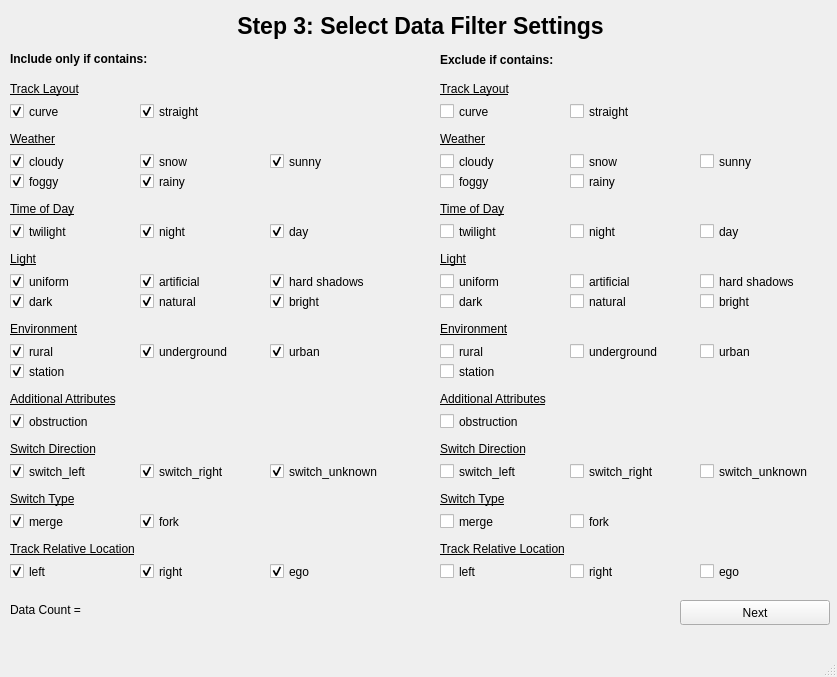
<?xml version="1.0" encoding="UTF-8"?>
<ui version="4.0">
 <class>MainWindow</class>
 <widget class="QMainWindow" name="MainWindow">
  <property name="geometry">
   <rect>
    <x>0</x>
    <y>0</y>
    <width>837</width>
    <height>677</height>
   </rect>
  </property>
  <property name="windowTitle">
   <string>Filter Settings Window</string>
  </property>
  <widget class="QWidget" name="centralwidget">
   <widget class="QLabel" name="label_Step_3">
    <property name="geometry">
     <rect>
      <x>10</x>
      <y>10</y>
      <width>821</width>
      <height>31</height>
     </rect>
    </property>
    <property name="font">
     <font>
      <pointsize>17</pointsize>
      <weight>75</weight>
      <bold>true</bold>
      <underline>false</underline>
      <stylestrategy>PreferAntialias</stylestrategy>
     </font>
    </property>
    <property name="text">
     <string>Step 3: Select Data Filter Settings</string>
    </property>
    <property name="alignment">
     <set>Qt::AlignCenter</set>
    </property>
   </widget>
   <widget class="QPushButton" name="pushButton_Next">
    <property name="geometry">
     <rect>
      <x>680</x>
      <y>600</y>
      <width>150</width>
      <height>25</height>
     </rect>
    </property>
    <property name="text">
     <string>Next</string>
    </property>
   </widget>
   <widget class="QLabel" name="label_title_2">
    <property name="geometry">
     <rect>
      <x>10</x>
      <y>50</y>
      <width>311</width>
      <height>17</height>
     </rect>
    </property>
    <property name="font">
     <font>
      <weight>75</weight>
      <bold>true</bold>
     </font>
    </property>
    <property name="text">
     <string>Include only if contains:</string>
    </property>
    <property name="textFormat">
     <enum>Qt::AutoText</enum>
    </property>
   </widget>
   <widget class="QCheckBox" name="checkBox_curve">
    <property name="enabled">
     <bool>true</bool>
    </property>
    <property name="geometry">
     <rect>
      <x>10</x>
      <y>100</y>
      <width>120</width>
      <height>23</height>
     </rect>
    </property>
    <property name="text">
     <string>curve</string>
    </property>
    <property name="checked">
     <bool>true</bool>
    </property>
   </widget>
   <widget class="QCheckBox" name="checkBox_straight">
    <property name="geometry">
     <rect>
      <x>140</x>
      <y>100</y>
      <width>120</width>
      <height>23</height>
     </rect>
    </property>
    <property name="text">
     <string>straight</string>
    </property>
    <property name="checked">
     <bool>true</bool>
    </property>
   </widget>
   <widget class="QLabel" name="label">
    <property name="geometry">
     <rect>
      <x>10</x>
      <y>80</y>
      <width>120</width>
      <height>17</height>
     </rect>
    </property>
    <property name="font">
     <font>
      <underline>true</underline>
     </font>
    </property>
    <property name="text">
     <string>Track Layout</string>
    </property>
   </widget>
   <widget class="QLabel" name="label_2">
    <property name="geometry">
     <rect>
      <x>10</x>
      <y>130</y>
      <width>120</width>
      <height>17</height>
     </rect>
    </property>
    <property name="font">
     <font>
      <underline>true</underline>
     </font>
    </property>
    <property name="text">
     <string>Weather</string>
    </property>
   </widget>
   <widget class="QCheckBox" name="checkBox_sunny">
    <property name="geometry">
     <rect>
      <x>270</x>
      <y>150</y>
      <width>120</width>
      <height>23</height>
     </rect>
    </property>
    <property name="text">
     <string>sunny</string>
    </property>
    <property name="checked">
     <bool>true</bool>
    </property>
   </widget>
   <widget class="QCheckBox" name="checkBox_cloudy">
    <property name="geometry">
     <rect>
      <x>10</x>
      <y>150</y>
      <width>120</width>
      <height>23</height>
     </rect>
    </property>
    <property name="text">
     <string>cloudy</string>
    </property>
    <property name="checked">
     <bool>true</bool>
    </property>
   </widget>
   <widget class="QCheckBox" name="checkBox_rainy">
    <property name="geometry">
     <rect>
      <x>140</x>
      <y>170</y>
      <width>120</width>
      <height>23</height>
     </rect>
    </property>
    <property name="text">
     <string>rainy</string>
    </property>
    <property name="checked">
     <bool>true</bool>
    </property>
   </widget>
   <widget class="QCheckBox" name="checkBox_snow">
    <property name="geometry">
     <rect>
      <x>140</x>
      <y>150</y>
      <width>120</width>
      <height>23</height>
     </rect>
    </property>
    <property name="text">
     <string>snow</string>
    </property>
    <property name="checked">
     <bool>true</bool>
    </property>
   </widget>
   <widget class="QCheckBox" name="checkBox_foggy">
    <property name="geometry">
     <rect>
      <x>10</x>
      <y>170</y>
      <width>120</width>
      <height>23</height>
     </rect>
    </property>
    <property name="text">
     <string>foggy</string>
    </property>
    <property name="checked">
     <bool>true</bool>
    </property>
   </widget>
   <widget class="QLabel" name="label_3">
    <property name="geometry">
     <rect>
      <x>10</x>
      <y>200</y>
      <width>120</width>
      <height>17</height>
     </rect>
    </property>
    <property name="font">
     <font>
      <underline>true</underline>
     </font>
    </property>
    <property name="text">
     <string>Time of Day</string>
    </property>
   </widget>
   <widget class="QCheckBox" name="checkBox_twilight">
    <property name="geometry">
     <rect>
      <x>10</x>
      <y>220</y>
      <width>120</width>
      <height>23</height>
     </rect>
    </property>
    <property name="text">
     <string>twilight</string>
    </property>
    <property name="checked">
     <bool>true</bool>
    </property>
   </widget>
   <widget class="QCheckBox" name="checkBox_night">
    <property name="geometry">
     <rect>
      <x>140</x>
      <y>220</y>
      <width>120</width>
      <height>23</height>
     </rect>
    </property>
    <property name="text">
     <string>night</string>
    </property>
    <property name="checked">
     <bool>true</bool>
    </property>
   </widget>
   <widget class="QCheckBox" name="checkBox_day">
    <property name="geometry">
     <rect>
      <x>270</x>
      <y>220</y>
      <width>120</width>
      <height>23</height>
     </rect>
    </property>
    <property name="text">
     <string>day</string>
    </property>
    <property name="checked">
     <bool>true</bool>
    </property>
   </widget>
   <widget class="QLabel" name="label_4">
    <property name="geometry">
     <rect>
      <x>10</x>
      <y>250</y>
      <width>120</width>
      <height>17</height>
     </rect>
    </property>
    <property name="font">
     <font>
      <underline>true</underline>
     </font>
    </property>
    <property name="text">
     <string>Light</string>
    </property>
   </widget>
   <widget class="QCheckBox" name="checkBox_uniform">
    <property name="geometry">
     <rect>
      <x>10</x>
      <y>270</y>
      <width>120</width>
      <height>23</height>
     </rect>
    </property>
    <property name="text">
     <string>uniform</string>
    </property>
    <property name="checked">
     <bool>true</bool>
    </property>
   </widget>
   <widget class="QCheckBox" name="checkBox_bright">
    <property name="geometry">
     <rect>
      <x>270</x>
      <y>290</y>
      <width>120</width>
      <height>23</height>
     </rect>
    </property>
    <property name="text">
     <string>bright</string>
    </property>
    <property name="checked">
     <bool>true</bool>
    </property>
   </widget>
   <widget class="QCheckBox" name="checkBox_dark">
    <property name="geometry">
     <rect>
      <x>10</x>
      <y>290</y>
      <width>120</width>
      <height>23</height>
     </rect>
    </property>
    <property name="text">
     <string>dark</string>
    </property>
    <property name="checked">
     <bool>true</bool>
    </property>
   </widget>
   <widget class="QCheckBox" name="checkBox_artificial">
    <property name="geometry">
     <rect>
      <x>140</x>
      <y>270</y>
      <width>120</width>
      <height>23</height>
     </rect>
    </property>
    <property name="text">
     <string>artificial</string>
    </property>
    <property name="checked">
     <bool>true</bool>
    </property>
   </widget>
   <widget class="QCheckBox" name="checkBox_hard_shadows">
    <property name="geometry">
     <rect>
      <x>270</x>
      <y>270</y>
      <width>120</width>
      <height>23</height>
     </rect>
    </property>
    <property name="text">
     <string>hard shadows</string>
    </property>
    <property name="checked">
     <bool>true</bool>
    </property>
   </widget>
   <widget class="QCheckBox" name="checkBox_natural">
    <property name="geometry">
     <rect>
      <x>140</x>
      <y>290</y>
      <width>120</width>
      <height>23</height>
     </rect>
    </property>
    <property name="text">
     <string>natural</string>
    </property>
    <property name="checked">
     <bool>true</bool>
    </property>
   </widget>
   <widget class="QLabel" name="label_5">
    <property name="geometry">
     <rect>
      <x>10</x>
      <y>320</y>
      <width>120</width>
      <height>17</height>
     </rect>
    </property>
    <property name="font">
     <font>
      <underline>true</underline>
     </font>
    </property>
    <property name="text">
     <string>Environment</string>
    </property>
   </widget>
   <widget class="QCheckBox" name="checkBox_rural">
    <property name="geometry">
     <rect>
      <x>10</x>
      <y>340</y>
      <width>120</width>
      <height>23</height>
     </rect>
    </property>
    <property name="text">
     <string>rural</string>
    </property>
    <property name="checked">
     <bool>true</bool>
    </property>
   </widget>
   <widget class="QCheckBox" name="checkBox_station">
    <property name="geometry">
     <rect>
      <x>10</x>
      <y>360</y>
      <width>120</width>
      <height>23</height>
     </rect>
    </property>
    <property name="text">
     <string>station</string>
    </property>
    <property name="checked">
     <bool>true</bool>
    </property>
   </widget>
   <widget class="QCheckBox" name="checkBox_urban">
    <property name="geometry">
     <rect>
      <x>270</x>
      <y>340</y>
      <width>120</width>
      <height>23</height>
     </rect>
    </property>
    <property name="text">
     <string>urban</string>
    </property>
    <property name="checked">
     <bool>true</bool>
    </property>
   </widget>
   <widget class="QCheckBox" name="checkBox_underground">
    <property name="geometry">
     <rect>
      <x>140</x>
      <y>340</y>
      <width>120</width>
      <height>23</height>
     </rect>
    </property>
    <property name="text">
     <string>underground</string>
    </property>
    <property name="checked">
     <bool>true</bool>
    </property>
   </widget>
   <widget class="QLabel" name="label_6">
    <property name="geometry">
     <rect>
      <x>10</x>
      <y>390</y>
      <width>161</width>
      <height>17</height>
     </rect>
    </property>
    <property name="font">
     <font>
      <underline>true</underline>
     </font>
    </property>
    <property name="text">
     <string>Additional Attributes</string>
    </property>
   </widget>
   <widget class="QCheckBox" name="checkBox_obstruction">
    <property name="geometry">
     <rect>
      <x>10</x>
      <y>410</y>
      <width>120</width>
      <height>23</height>
     </rect>
    </property>
    <property name="text">
     <string>obstruction</string>
    </property>
    <property name="checked">
     <bool>true</bool>
    </property>
   </widget>
   <widget class="QLabel" name="label_title_3">
    <property name="geometry">
     <rect>
      <x>440</x>
      <y>50</y>
      <width>241</width>
      <height>20</height>
     </rect>
    </property>
    <property name="font">
     <font>
      <weight>75</weight>
      <bold>true</bold>
     </font>
    </property>
    <property name="text">
     <string>Exclude if contains:</string>
    </property>
    <property name="textFormat">
     <enum>Qt::AutoText</enum>
    </property>
   </widget>
   <widget class="QLabel" name="label_DataCount">
    <property name="geometry">
     <rect>
      <x>10</x>
      <y>600</y>
      <width>441</width>
      <height>20</height>
     </rect>
    </property>
    <property name="text">
     <string>Data Count = </string>
    </property>
   </widget>
   <widget class="QCheckBox" name="checkBox_switch_unknown">
    <property name="geometry">
     <rect>
      <x>270</x>
      <y>460</y>
      <width>141</width>
      <height>23</height>
     </rect>
    </property>
    <property name="text">
     <string>switch_unknown</string>
    </property>
    <property name="checked">
     <bool>true</bool>
    </property>
   </widget>
   <widget class="QLabel" name="label_13">
    <property name="geometry">
     <rect>
      <x>10</x>
      <y>440</y>
      <width>120</width>
      <height>17</height>
     </rect>
    </property>
    <property name="font">
     <font>
      <underline>true</underline>
     </font>
    </property>
    <property name="text">
     <string>Switch Direction</string>
    </property>
   </widget>
   <widget class="QCheckBox" name="checkBox_switch_left">
    <property name="geometry">
     <rect>
      <x>10</x>
      <y>460</y>
      <width>120</width>
      <height>23</height>
     </rect>
    </property>
    <property name="text">
     <string>switch_left</string>
    </property>
    <property name="checked">
     <bool>true</bool>
    </property>
   </widget>
   <widget class="QCheckBox" name="checkBox_switch_right">
    <property name="geometry">
     <rect>
      <x>140</x>
      <y>460</y>
      <width>120</width>
      <height>23</height>
     </rect>
    </property>
    <property name="text">
     <string>switch_right</string>
    </property>
    <property name="checked">
     <bool>true</bool>
    </property>
   </widget>
   <widget class="QCheckBox" name="checkBox_fork">
    <property name="geometry">
     <rect>
      <x>140</x>
      <y>510</y>
      <width>120</width>
      <height>23</height>
     </rect>
    </property>
    <property name="text">
     <string>fork</string>
    </property>
    <property name="checked">
     <bool>true</bool>
    </property>
   </widget>
   <widget class="QLabel" name="label_14">
    <property name="geometry">
     <rect>
      <x>10</x>
      <y>490</y>
      <width>120</width>
      <height>17</height>
     </rect>
    </property>
    <property name="font">
     <font>
      <underline>true</underline>
     </font>
    </property>
    <property name="text">
     <string>Switch Type</string>
    </property>
   </widget>
   <widget class="QCheckBox" name="checkBox_merge">
    <property name="geometry">
     <rect>
      <x>10</x>
      <y>510</y>
      <width>120</width>
      <height>23</height>
     </rect>
    </property>
    <property name="text">
     <string>merge</string>
    </property>
    <property name="checked">
     <bool>true</bool>
    </property>
   </widget>
   <widget class="QCheckBox" name="checkBox_right">
    <property name="geometry">
     <rect>
      <x>140</x>
      <y>560</y>
      <width>120</width>
      <height>23</height>
     </rect>
    </property>
    <property name="text">
     <string>right</string>
    </property>
    <property name="checked">
     <bool>true</bool>
    </property>
   </widget>
   <widget class="QLabel" name="label_15">
    <property name="geometry">
     <rect>
      <x>10</x>
      <y>540</y>
      <width>231</width>
      <height>17</height>
     </rect>
    </property>
    <property name="font">
     <font>
      <underline>true</underline>
     </font>
    </property>
    <property name="text">
     <string>Track Relative Location</string>
    </property>
   </widget>
   <widget class="QCheckBox" name="checkBox_ego">
    <property name="geometry">
     <rect>
      <x>270</x>
      <y>560</y>
      <width>141</width>
      <height>23</height>
     </rect>
    </property>
    <property name="text">
     <string>ego</string>
    </property>
    <property name="checked">
     <bool>true</bool>
    </property>
   </widget>
   <widget class="QCheckBox" name="checkBox_left">
    <property name="geometry">
     <rect>
      <x>10</x>
      <y>560</y>
      <width>120</width>
      <height>23</height>
     </rect>
    </property>
    <property name="text">
     <string>left</string>
    </property>
    <property name="checked">
     <bool>true</bool>
    </property>
   </widget>
   <widget class="QCheckBox" name="checkBox_left_2">
    <property name="geometry">
     <rect>
      <x>440</x>
      <y>560</y>
      <width>120</width>
      <height>23</height>
     </rect>
    </property>
    <property name="text">
     <string>left</string>
    </property>
    <property name="checked">
     <bool>false</bool>
    </property>
   </widget>
   <widget class="QCheckBox" name="checkBox_bright_2">
    <property name="geometry">
     <rect>
      <x>700</x>
      <y>290</y>
      <width>120</width>
      <height>23</height>
     </rect>
    </property>
    <property name="text">
     <string>bright</string>
    </property>
    <property name="checked">
     <bool>false</bool>
    </property>
   </widget>
   <widget class="QCheckBox" name="checkBox_urban_2">
    <property name="geometry">
     <rect>
      <x>700</x>
      <y>340</y>
      <width>120</width>
      <height>23</height>
     </rect>
    </property>
    <property name="text">
     <string>urban</string>
    </property>
    <property name="checked">
     <bool>false</bool>
    </property>
   </widget>
   <widget class="QCheckBox" name="checkBox_twilight_2">
    <property name="geometry">
     <rect>
      <x>440</x>
      <y>220</y>
      <width>120</width>
      <height>23</height>
     </rect>
    </property>
    <property name="text">
     <string>twilight</string>
    </property>
    <property name="checked">
     <bool>false</bool>
    </property>
   </widget>
   <widget class="QCheckBox" name="checkBox_uniform_2">
    <property name="geometry">
     <rect>
      <x>440</x>
      <y>270</y>
      <width>120</width>
      <height>23</height>
     </rect>
    </property>
    <property name="text">
     <string>uniform</string>
    </property>
    <property name="checked">
     <bool>false</bool>
    </property>
   </widget>
   <widget class="QLabel" name="label_7">
    <property name="geometry">
     <rect>
      <x>440</x>
      <y>200</y>
      <width>120</width>
      <height>17</height>
     </rect>
    </property>
    <property name="font">
     <font>
      <underline>true</underline>
     </font>
    </property>
    <property name="text">
     <string>Time of Day</string>
    </property>
   </widget>
   <widget class="QCheckBox" name="checkBox_underground_2">
    <property name="geometry">
     <rect>
      <x>570</x>
      <y>340</y>
      <width>120</width>
      <height>23</height>
     </rect>
    </property>
    <property name="text">
     <string>underground</string>
    </property>
    <property name="checked">
     <bool>false</bool>
    </property>
   </widget>
   <widget class="QCheckBox" name="checkBox_obstruction_2">
    <property name="geometry">
     <rect>
      <x>440</x>
      <y>410</y>
      <width>120</width>
      <height>23</height>
     </rect>
    </property>
    <property name="text">
     <string>obstruction</string>
    </property>
    <property name="checked">
     <bool>false</bool>
    </property>
   </widget>
   <widget class="QCheckBox" name="checkBox_straight_2">
    <property name="geometry">
     <rect>
      <x>570</x>
      <y>100</y>
      <width>120</width>
      <height>23</height>
     </rect>
    </property>
    <property name="text">
     <string>straight</string>
    </property>
    <property name="checked">
     <bool>false</bool>
    </property>
   </widget>
   <widget class="QCheckBox" name="checkBox_curve_2">
    <property name="enabled">
     <bool>true</bool>
    </property>
    <property name="geometry">
     <rect>
      <x>440</x>
      <y>100</y>
      <width>120</width>
      <height>23</height>
     </rect>
    </property>
    <property name="text">
     <string>curve</string>
    </property>
    <property name="checked">
     <bool>false</bool>
    </property>
   </widget>
   <widget class="QCheckBox" name="checkBox_cloudy_2">
    <property name="geometry">
     <rect>
      <x>440</x>
      <y>150</y>
      <width>120</width>
      <height>23</height>
     </rect>
    </property>
    <property name="text">
     <string>cloudy</string>
    </property>
    <property name="checked">
     <bool>false</bool>
    </property>
   </widget>
   <widget class="QLabel" name="label_8">
    <property name="geometry">
     <rect>
      <x>440</x>
      <y>390</y>
      <width>161</width>
      <height>17</height>
     </rect>
    </property>
    <property name="font">
     <font>
      <underline>true</underline>
     </font>
    </property>
    <property name="text">
     <string>Additional Attributes</string>
    </property>
   </widget>
   <widget class="QCheckBox" name="checkBox_sunny_2">
    <property name="geometry">
     <rect>
      <x>700</x>
      <y>150</y>
      <width>120</width>
      <height>23</height>
     </rect>
    </property>
    <property name="text">
     <string>sunny</string>
    </property>
    <property name="checked">
     <bool>false</bool>
    </property>
   </widget>
   <widget class="QLabel" name="label_16">
    <property name="geometry">
     <rect>
      <x>440</x>
      <y>490</y>
      <width>120</width>
      <height>17</height>
     </rect>
    </property>
    <property name="font">
     <font>
      <underline>true</underline>
     </font>
    </property>
    <property name="text">
     <string>Switch Type</string>
    </property>
   </widget>
   <widget class="QLabel" name="label_9">
    <property name="geometry">
     <rect>
      <x>440</x>
      <y>250</y>
      <width>120</width>
      <height>17</height>
     </rect>
    </property>
    <property name="font">
     <font>
      <underline>true</underline>
     </font>
    </property>
    <property name="text">
     <string>Light</string>
    </property>
   </widget>
   <widget class="QCheckBox" name="checkBox_hard_shadows_2">
    <property name="geometry">
     <rect>
      <x>700</x>
      <y>270</y>
      <width>120</width>
      <height>23</height>
     </rect>
    </property>
    <property name="text">
     <string>hard shadows</string>
    </property>
    <property name="checked">
     <bool>false</bool>
    </property>
   </widget>
   <widget class="QCheckBox" name="checkBox_foggy_2">
    <property name="geometry">
     <rect>
      <x>440</x>
      <y>170</y>
      <width>120</width>
      <height>23</height>
     </rect>
    </property>
    <property name="text">
     <string>foggy</string>
    </property>
    <property name="checked">
     <bool>false</bool>
    </property>
   </widget>
   <widget class="QCheckBox" name="checkBox_fork_2">
    <property name="geometry">
     <rect>
      <x>570</x>
      <y>510</y>
      <width>120</width>
      <height>23</height>
     </rect>
    </property>
    <property name="text">
     <string>fork</string>
    </property>
    <property name="checked">
     <bool>false</bool>
    </property>
   </widget>
   <widget class="QCheckBox" name="checkBox_dark_2">
    <property name="geometry">
     <rect>
      <x>440</x>
      <y>290</y>
      <width>120</width>
      <height>23</height>
     </rect>
    </property>
    <property name="text">
     <string>dark</string>
    </property>
    <property name="checked">
     <bool>false</bool>
    </property>
   </widget>
   <widget class="QCheckBox" name="checkBox_switch_left_2">
    <property name="geometry">
     <rect>
      <x>440</x>
      <y>460</y>
      <width>120</width>
      <height>23</height>
     </rect>
    </property>
    <property name="text">
     <string>switch_left</string>
    </property>
    <property name="checked">
     <bool>false</bool>
    </property>
   </widget>
   <widget class="QCheckBox" name="checkBox_station_2">
    <property name="geometry">
     <rect>
      <x>440</x>
      <y>360</y>
      <width>120</width>
      <height>23</height>
     </rect>
    </property>
    <property name="text">
     <string>station</string>
    </property>
    <property name="checked">
     <bool>false</bool>
    </property>
   </widget>
   <widget class="QCheckBox" name="checkBox_switch_unknown_2">
    <property name="geometry">
     <rect>
      <x>700</x>
      <y>460</y>
      <width>141</width>
      <height>23</height>
     </rect>
    </property>
    <property name="text">
     <string>switch_unknown</string>
    </property>
    <property name="checked">
     <bool>false</bool>
    </property>
   </widget>
   <widget class="QLabel" name="label_10">
    <property name="geometry">
     <rect>
      <x>440</x>
      <y>80</y>
      <width>120</width>
      <height>17</height>
     </rect>
    </property>
    <property name="font">
     <font>
      <underline>true</underline>
     </font>
    </property>
    <property name="text">
     <string>Track Layout</string>
    </property>
   </widget>
   <widget class="QCheckBox" name="checkBox_switch_right_2">
    <property name="geometry">
     <rect>
      <x>570</x>
      <y>460</y>
      <width>120</width>
      <height>23</height>
     </rect>
    </property>
    <property name="text">
     <string>switch_right</string>
    </property>
    <property name="checked">
     <bool>false</bool>
    </property>
   </widget>
   <widget class="QLabel" name="label_17">
    <property name="geometry">
     <rect>
      <x>440</x>
      <y>440</y>
      <width>120</width>
      <height>17</height>
     </rect>
    </property>
    <property name="font">
     <font>
      <underline>true</underline>
     </font>
    </property>
    <property name="text">
     <string>Switch Direction</string>
    </property>
   </widget>
   <widget class="QLabel" name="label_18">
    <property name="geometry">
     <rect>
      <x>440</x>
      <y>540</y>
      <width>231</width>
      <height>17</height>
     </rect>
    </property>
    <property name="font">
     <font>
      <underline>true</underline>
     </font>
    </property>
    <property name="text">
     <string>Track Relative Location</string>
    </property>
   </widget>
   <widget class="QCheckBox" name="checkBox_natural_2">
    <property name="geometry">
     <rect>
      <x>570</x>
      <y>290</y>
      <width>120</width>
      <height>23</height>
     </rect>
    </property>
    <property name="text">
     <string>natural</string>
    </property>
    <property name="checked">
     <bool>false</bool>
    </property>
   </widget>
   <widget class="QCheckBox" name="checkBox_merge_2">
    <property name="geometry">
     <rect>
      <x>440</x>
      <y>510</y>
      <width>120</width>
      <height>23</height>
     </rect>
    </property>
    <property name="text">
     <string>merge</string>
    </property>
    <property name="checked">
     <bool>false</bool>
    </property>
   </widget>
   <widget class="QCheckBox" name="checkBox_night_2">
    <property name="geometry">
     <rect>
      <x>570</x>
      <y>220</y>
      <width>120</width>
      <height>23</height>
     </rect>
    </property>
    <property name="text">
     <string>night</string>
    </property>
    <property name="checked">
     <bool>false</bool>
    </property>
   </widget>
   <widget class="QCheckBox" name="checkBox_snow_2">
    <property name="geometry">
     <rect>
      <x>570</x>
      <y>150</y>
      <width>120</width>
      <height>23</height>
     </rect>
    </property>
    <property name="text">
     <string>snow</string>
    </property>
    <property name="checked">
     <bool>false</bool>
    </property>
   </widget>
   <widget class="QCheckBox" name="checkBox_ego_2">
    <property name="geometry">
     <rect>
      <x>700</x>
      <y>560</y>
      <width>141</width>
      <height>23</height>
     </rect>
    </property>
    <property name="text">
     <string>ego</string>
    </property>
    <property name="checked">
     <bool>false</bool>
    </property>
   </widget>
   <widget class="QCheckBox" name="checkBox_day_2">
    <property name="geometry">
     <rect>
      <x>700</x>
      <y>220</y>
      <width>120</width>
      <height>23</height>
     </rect>
    </property>
    <property name="text">
     <string>day</string>
    </property>
    <property name="checked">
     <bool>false</bool>
    </property>
   </widget>
   <widget class="QCheckBox" name="checkBox_rural_2">
    <property name="geometry">
     <rect>
      <x>440</x>
      <y>340</y>
      <width>120</width>
      <height>23</height>
     </rect>
    </property>
    <property name="text">
     <string>rural</string>
    </property>
    <property name="checked">
     <bool>false</bool>
    </property>
   </widget>
   <widget class="QLabel" name="label_11">
    <property name="geometry">
     <rect>
      <x>440</x>
      <y>130</y>
      <width>120</width>
      <height>17</height>
     </rect>
    </property>
    <property name="font">
     <font>
      <underline>true</underline>
     </font>
    </property>
    <property name="text">
     <string>Weather</string>
    </property>
   </widget>
   <widget class="QCheckBox" name="checkBox_artificial_2">
    <property name="geometry">
     <rect>
      <x>570</x>
      <y>270</y>
      <width>120</width>
      <height>23</height>
     </rect>
    </property>
    <property name="text">
     <string>artificial</string>
    </property>
    <property name="checked">
     <bool>false</bool>
    </property>
   </widget>
   <widget class="QCheckBox" name="checkBox_right_2">
    <property name="geometry">
     <rect>
      <x>570</x>
      <y>560</y>
      <width>120</width>
      <height>23</height>
     </rect>
    </property>
    <property name="text">
     <string>right</string>
    </property>
    <property name="checked">
     <bool>false</bool>
    </property>
   </widget>
   <widget class="QCheckBox" name="checkBox_rainy_2">
    <property name="geometry">
     <rect>
      <x>570</x>
      <y>170</y>
      <width>120</width>
      <height>23</height>
     </rect>
    </property>
    <property name="text">
     <string>rainy</string>
    </property>
    <property name="checked">
     <bool>false</bool>
    </property>
   </widget>
   <widget class="QLabel" name="label_12">
    <property name="geometry">
     <rect>
      <x>440</x>
      <y>320</y>
      <width>120</width>
      <height>17</height>
     </rect>
    </property>
    <property name="font">
     <font>
      <underline>true</underline>
     </font>
    </property>
    <property name="text">
     <string>Environment</string>
    </property>
   </widget>
  </widget>
  <widget class="QMenuBar" name="menubar">
   <property name="geometry">
    <rect>
     <x>0</x>
     <y>0</y>
     <width>837</width>
     <height>22</height>
    </rect>
   </property>
  </widget>
  <widget class="QStatusBar" name="statusbar"/>
 </widget>
 <resources/>
 <connections/>
</ui>
